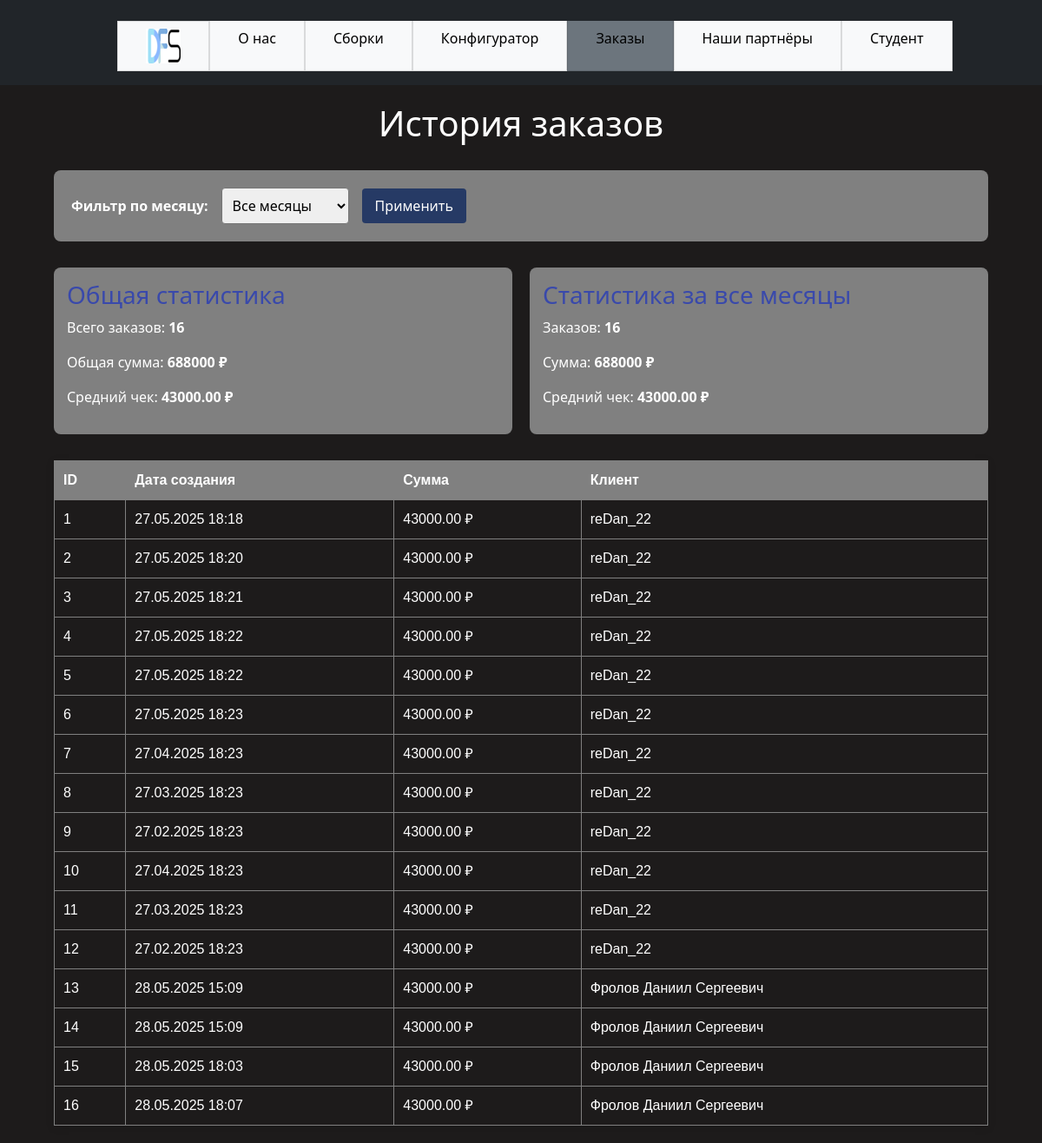
The app's page /myApp1/orders/ with its own data.
### myApp1/models.py (models this page shows, shortened)
class PCConfiguration(models.Model):
    customer_name = models.CharField(max_length=100)
    email = models.EmailField()
    phone = models.CharField(max_length=20)
    cpu = models.ForeignKey(Component, on_delete=models.CASCADE, related_name='cpu_orders', limit_choices_to={'category': 'CPU'})
    gpu = models.ForeignKey(Component, on_delete=models.CASCADE, related_name='gpu_orders', limit_choices_to={'category': 'GPU'})
    ram = models.ForeignKey(Component, on_delete=models.CASCADE, related_name='ram_orders', limit_choices_to={'category': 'RAM'})
    ssd = models.ForeignKey(Component, on_delete=models.CASCADE, related_name='ssd_orders', limit_choices_to={'category': 'SSD'})
    total_price = models.DecimalField(max_digits=10, decimal_places=2, editable=False)
    created_at = models.DateTimeField(auto_now_add=True)

### myApp1/views.py (the view, shortened to what this page needs)
# urls.py: path('orders/', views.orders, name='orders'),
@csrf_protect
def orders(request):
    all_orders = PCConfiguration.objects.all()
    if request.method == 'POST':
        selected_month = request.POST.get('month')
    else:
        selected_month = None
    filtered_orders = all_orders
    formatted_selected_month = None
    total_stats = all_orders.aggregate(
        total_orders=Count('id'),
        total_revenue=Sum('total_price'),
        avg_order=Avg('total_price')
    )
    filtered_stats = filtered_orders.aggregate(
        total_orders=Count('id'),
        total_revenue=Sum('total_price'),
        avg_order=Avg('total_price')
    )
    available_months = PCConfiguration.objects.dates('created_at', 'month', order='DESC')
    context = {
        'objects_array': filtered_orders,
        'all_orders_stats': total_stats,
        'filtered_stats': filtered_stats,
        'available_months': available_months,
        'selected_month': selected_month,
        'formatted_selected_month': formatted_selected_month,
    }
    return render(request, "orders.html", context)

### myApp1/templates/orders.html (shortened to what this page needs)
{% extends "base/base.html" %}
{% load static %}
{% block content %}
<div style="max-width: 1200px; margin: 0 auto; padding: 20px;">
  <h1 style="text-align: center; margin-bottom: 30px;">История заказов</h1>
  <div style="margin-bottom: 30px; background: gray; padding: 20px; border-radius: 8px;">
    <form method="post" style="display: flex; align-items: center; gap: 15px;">
      <label for="month" style="font-weight: bold;">Фильтр по месяцу:</label>
      <select name="month" id="month" style="padding: 8px; border-radius: 4px;">
        <option value="">Все месяцы</option>
      </select>
      <button type="submit" style="padding: 8px 15px; background: #263A65; color: white; border: none; border-radius: 4px;">
        Применить
      </button>
    </form>
  </div>
  <div style="display: grid; grid-template-columns: repeat(auto-fit, minmax(300px, 1fr)); gap: 20px; margin-bottom: 30px;">
    <div style="background: gray; padding: 15px; border-radius: 8px;">
      <h3 style="margin-top: 0; color: #3949ab;;">Общая статистика</h3>
      <p>Всего заказов: <strong>{{ all_orders_stats.total_orders }}</strong></p>
      <p>Общая сумма: <strong>{{ all_orders_stats.total_revenue|default:"0" }} ₽</strong></p>
      <p>Средний чек: <strong>{{ all_orders_stats.avg_order|default:"0"|floatformat:2 }} ₽</strong></p>
    </div>
    <div style="background: gray; padding: 15px; border-radius: 8px;">
      <h3 style="margin-top: 0; color: #3949ab;">
        {% if formatted_selected_month %}
          Статистика за {{ formatted_selected_month }}
        {% else %}
          Статистика за все месяцы
        {% endif %}
      </h3>
      <p>Заказов: <strong>{{ filtered_stats.total_orders }}</strong></p>
      <p>Сумма: <strong>{{ filtered_stats.total_revenue|default:"0" }} ₽</strong></p>
      <p>Средний чек: <strong>{{ filtered_stats.avg_order|default:"0"|floatformat:2 }} ₽</strong></p>
    </div>
  </div>
  <table style="
    width: 100%;
    border-collapse: collapse;
    font-family: Arial, sans-serif;
    box-shadow: 0 2px 10px rgba(0,0,0,0.1);
  ">
    <thead style="background-color: gray">
      <tr>
        <th style="padding: 10px; border: 1px solid gray;">ID</th>
        <th style="padding: 10px; border: 1px solid gray;">Дата создания</th>
        <th style="padding: 10px; border: 1px solid gray;">Сумма</th>
        <th style="padding: 10px; border: 1px solid gray;">Клиент</th>
      </tr>
    </thead>
    <tbody>
      {% for order in objects_array %}
        <tr>
          <td style="padding: 10px; border: 1px solid gray;">{{ order.id }}</td>
          <td style="padding: 10px; border: 1px solid gray;">{{ order.created_at|date:"d.m.Y H:i" }}</td>
          <td style="padding: 10px; border: 1px solid gray;">{{ order.total_price }} ₽</td>
          <td style="padding: 10px; border: 1px solid gray;">{{ order.customer_name }}</td>
        </tr>
      {% empty %}
        <tr>
          <td colspan="4" style="padding: 15px; text-align: center; border: 1px solid gray;">Нет заказов за выбранный период.</td>
        </tr>
      {% endfor %}
    </tbody>
  </table>
</div>
{% endblock content %}

### myApp1/templates/base/base.html (shortened to what this page needs)
{% load static %}
<!doctype html>
<html lang="ru">
  <head>
    <link href="https://cdn.jsdelivr.net/npm/bootstrap@5.0.2/dist/css/bootstrap.min.css" rel="stylesheet">
    <link rel="stylesheet" href="{% static 'css/styles.css' %}">
  </head>
  <body class="bg-main">
    <header class="text_black header sticky-top w-100 bg-dark pt-4">
    <div class="text_black header-container d-flex justify-content-center">
    <nav class="text_black nav_bar">
      <ul class="text_black d-flex text-black text_black">
        <li class="text-black list-group-item {% if request.resolver_match.url_name == 'hello' %}bg-secondary{% else %}bg-light{% endif %} text-black"><a href="{% url 'myApp1:hello'%}" class="m-3 w-40 h-40"><img src="{% static 'img/logo_dfs.png' %}" alt="Logo"></a></li>
        <li class="text_black list-group-item {% if request.resolver_match.url_name == 'our_company' %}bg-secondary{% else %}bg-light{% endif %} text-black"><a href="{% url 'myApp1:our_company'%}" class="m-3 text_black">О нас</a></li>
                <li class="text_black list-group-item {% if request.resolver_match.url_name == 'buildings' %}bg-secondary{% else %}bg-light{% endif %} text-black"><a href="{% url 'myApp1:buildings'%}" class="m-3 text_black">Сборки</a></li>
        <li class="text_black list-group-item {% if request.resolver_match.url_name == 'pc_configurator' %}bg-secondary{% else %}bg-light{% endif %} text-black"><a href="{% url 'myApp1:pc_configurator'%}" class="m-3 text_black">Конфигуратор</a></li>
        <li class="text_black list-group-item {% if request.resolver_match.url_name == 'orders' %}bg-secondary{% else %}bg-light{% endif %} text-black"><a href="{% url 'myApp1:orders'%}" class="m-3 text_black">Заказы</a></li>
        <li class="text_black list-group-item bg-light text-black"><a href="https://www.dns-shop.ru/" class="m-3 text_black" target="_blank">Наши партнёры</a></li>
        <li class="text_black list-group-item {% if request.resolver_match.url_name == 'student' %}bg-secondary{% else %}bg-light{% endif %} text-black"><a href="{% url 'myApp2:student'%}" class="m-3 text_black">Студент</a></li>
      </ul>
    </nav>
    </div>
  </header>
  <div class="container">
    {% block content %}
    {% endblock content %}
  </div>
  </body>
</html>

### myApp1/static/css/styles.css (style rules this page uses)
a { text-decoration: none; }
body { background-color: rgb(29, 27, 27); background-size: cover; background-attachment: fixed; color: white; }
.text_black { text-decoration: none; color:black !important; }

### records on screen
PCConfiguration: id "1", created_at "27.05.2025 18:18", total_price "43000.00", customer_name "reDan_22"
PCConfiguration: id "2", created_at "27.05.2025 18:20", total_price "43000.00", customer_name "reDan_22"
PCConfiguration: id "3", created_at "27.05.2025 18:21", total_price "43000.00", customer_name "reDan_22"
PCConfiguration: id "4", created_at "27.05.2025 18:22", total_price "43000.00", customer_name "reDan_22"
PCConfiguration: id "5", created_at "27.05.2025 18:22", total_price "43000.00", customer_name "reDan_22"
PCConfiguration: id "6", created_at "27.05.2025 18:23", total_price "43000.00", customer_name "reDan_22"
PCConfiguration: id "7", created_at "27.04.2025 18:23", total_price "43000.00", customer_name "reDan_22"
PCConfiguration: id "8", created_at "27.03.2025 18:23", total_price "43000.00", customer_name "reDan_22"
PCConfiguration: id "9", created_at "27.02.2025 18:23", total_price "43000.00", customer_name "reDan_22"
PCConfiguration: id "10", created_at "27.04.2025 18:23", total_price "43000.00", customer_name "reDan_22"
PCConfiguration: id "11", created_at "27.03.2025 18:23", total_price "43000.00", customer_name "reDan_22"
PCConfiguration: id "12", created_at "27.02.2025 18:23", total_price "43000.00", customer_name "reDan_22"
PCConfiguration: id "13", created_at "28.05.2025 15:09", total_price "43000.00", customer_name "Фролов Даниил Сергеевич"
PCConfiguration: id "14", created_at "28.05.2025 15:09", total_price "43000.00", customer_name "Фролов Даниил Сергеевич"
PCConfiguration: id "15", created_at "28.05.2025 18:03", total_price "43000.00", customer_name "Фролов Даниил Сергеевич"
PCConfiguration: id "16", created_at "28.05.2025 18:07", total_price "43000.00", customer_name "Фролов Даниил Сергеевич"

### other values on screen
{{ all_orders_stats.total_orders }} "16"
{{ all_orders_stats.total_revenue|default:"0" }} "688000"
{{ all_orders_stats.avg_order|default:"0"|floatformat:2 }} "43000.00"
{{ filtered_stats.total_orders }} "16"
{{ filtered_stats.total_revenue|default:"0" }} "688000"
{{ filtered_stats.avg_order|default:"0"|floatformat:2 }} "43000.00"
